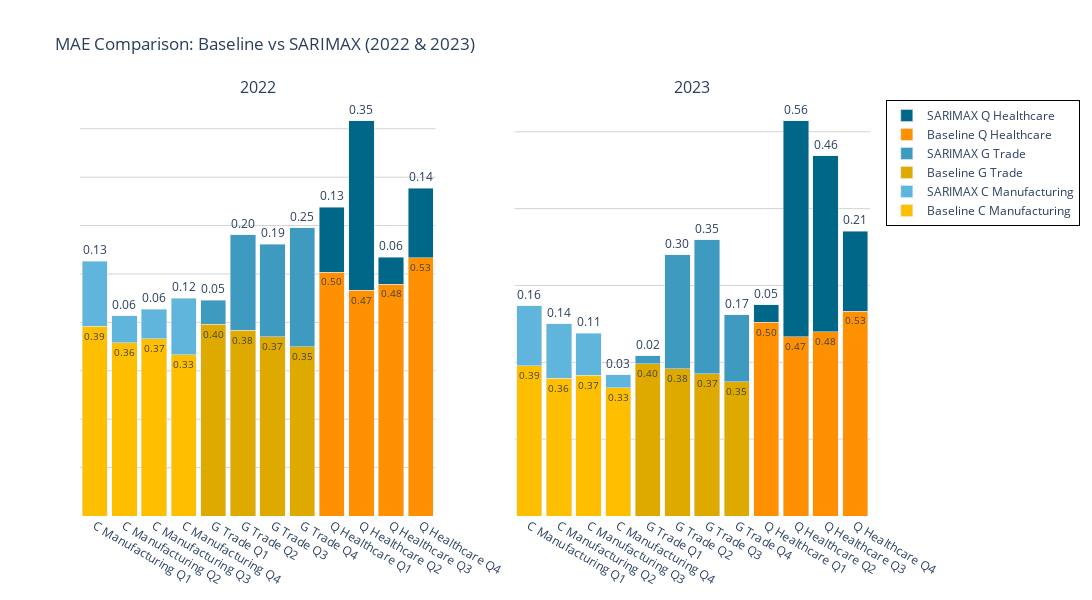

Notebook cell for this chart:
### Code cell
import pandas as pd
import plotly.subplots as sp
import plotly.graph_objects as go

# Load the dataset
file_path = r"C:\\Users\\c.hakker\\OneDrive - VISTA college\\Senior Stuff\\Opleiding Data science\\Data\\baseline-mean-errors-80072ned.xlsx"
data = pd.read_excel(file_path)

# Clean the dataset by identifying models
data['Model'] = data['sbi_title'].apply(lambda x: 'Baseline' if 'Baseline' in x else 'SARIMAX')
data['Cleaned_Branch'] = data['sbi_title'].str.replace("Baseline ", "").str.replace("SARIMAX ", "")

# Filter data for 2022 and 2023
filtered_data = data[data['Year'].isin([2022, 2023])]

# Define custom colors for each branch
sarimax_colors = {'C Manufacturing': '#5fb5db', 'G Trade': '#3f9abf', 'Q Healthcare': '#006789'}
baseline_colors = {'C Manufacturing': '#febf01', 'G Trade': '#deaa00', 'Q Healthcare': '#fe9001'}

# Initialize subplots with two vertical charts (2022 and 2023)
fig = sp.make_subplots(rows=1, cols=2, subplot_titles=("2022", "2023"))

# Track added models to avoid duplicate legend entries
added_legends = set()

# Loop through each year and correctly assign bars to the respective subplot column
for col, year in enumerate([2022, 2023], start=1):
    year_data = filtered_data[filtered_data['Year'] == year]
    year_data = year_data.groupby(['Cleaned_Branch', 'quarter', 'Model']).agg({'MAE': 'mean'}).reset_index()

    # Loop through each branch and quarter
    for branch in year_data['Cleaned_Branch'].unique():
        branch_data = year_data[year_data['Cleaned_Branch'] == branch]
        for quarter in range(1, 5):
            quarter_data = branch_data[branch_data['quarter'] == quarter]
            baseline_mae = quarter_data[quarter_data['Model'] == 'Baseline']['MAE'].mean()
            sarimax_mae = quarter_data[quarter_data['Model'] == 'SARIMAX']['MAE'].mean()

            # X-axis label
            x_label = f"{branch} Q{quarter}"

            # Add Baseline bar
            fig.add_trace(go.Bar(
                x=[x_label],
                y=[baseline_mae],
                name=f"Baseline {branch}" if f"Baseline {branch}" not in added_legends else None,
                marker_color=baseline_colors.get(branch, '#bbbbbb'),
                text=f"{baseline_mae:.2f}",
                textposition="outside",
                textangle=0,  # Horizontal text
                showlegend=f"Baseline {branch}" not in added_legends
            ), row=1, col=col)

            # Add SARIMAX bar
            fig.add_trace(go.Bar(
                x=[x_label],
                y=[sarimax_mae],
                name=f"SARIMAX {branch}" if f"SARIMAX {branch}" not in added_legends else None,
                marker_color=sarimax_colors.get(branch, '#bbbbbb'),
                text=f"{sarimax_mae:.2f}",
                textposition="outside",
                textangle=0,  # Horizontal text
                showlegend=f"SARIMAX {branch}" not in added_legends
            ), row=1, col=col)

            # Add to legends tracking set
            added_legends.add(f"Baseline {branch}")
            added_legends.add(f"SARIMAX {branch}")

# Update Y-axis settings for both subplots
fig.update_yaxes(showgrid=True, gridcolor="lightgrey", zeroline=False, title=None, showticklabels=False, row=1, col=1)
fig.update_yaxes(showgrid=True, gridcolor="lightgrey", zeroline=False, title=None, showticklabels=False, row=1, col=2)

# Update layout
fig.update_layout(
    title="MAE Comparison: Baseline vs SARIMAX (2022 & 2023)",
    barmode="stack",
    bargap=0.15,
    width=1200,
    height=600,
    showlegend=True,
    plot_bgcolor="white",
    paper_bgcolor="white",
    legend=dict(bordercolor="black", borderwidth=1)
)

# Show the plot
fig.show()

### Figure 1 — Plotly figure (JSON) as saved in the notebook; plotly's stock layout.template omitted (floating-point values rounded to 4 significant figures)
{"data": [{"marker": {"color": "#febf01"}, "name": "Baseline C Manufacturing", "showlegend": true, "text": "0.39", "textangle": 0, "textposition": "outside", "type": "bar", "x": ["C Manufacturing Q1"], "xaxis": "x", "y": [0.3916], "yaxis": "y"}, {"marker": {"color": "#5fb5db"}, "name": "SARIMAX C Manufacturing", "showlegend": true, "text": "0.13", "textangle": 0, "textposition": "outside", "type": "bar", "x": ["C Manufacturing Q1"], "xaxis": "x", "y": [0.1346], "yaxis": "y"}, {"marker": {"color": "#febf01"}, "showlegend": false, "text": "0.36", "textangle": 0, "textposition": "outside", "type": "bar", "x": ["C Manufacturing Q2"], "xaxis": "x", "y": [0.3583], "yaxis": "y"}, {"marker": {"color": "#5fb5db"}, "showlegend": false, "text": "0.06", "textangle": 0, "textposition": "outside", "type": "bar", "x": ["C Manufacturing Q2"], "xaxis": "x", "y": [0.0556], "yaxis": "y"}, {"marker": {"color": "#febf01"}, "showlegend": false, "text": "0.37", "textangle": 0, "textposition": "outside", "type": "bar", "x": ["C Manufacturing Q3"], "xaxis": "x", "y": [0.3666], "yaxis": "y"}, {"marker": {"color": "#5fb5db"}, "showlegend": false, "text": "0.06", "textangle": 0, "textposition": "outside", "type": "bar", "x": ["C Manufacturing Q3"], "xaxis": "x", "y": [0.0604], "yaxis": "y"}, {"marker": {"color": "#febf01"}, "showlegend": false, "text": "0.33", "textangle": 0, "textposition": "outside", "type": "bar", "x": ["C Manufacturing Q4"], "xaxis": "x", "y": [0.3333], "yaxis": "y"}, {"marker": {"color": "#5fb5db"}, "showlegend": false, "text": "0.12", "textangle": 0, "textposition": "outside", "type": "bar", "x": ["C Manufacturing Q4"], "xaxis": "x", "y": [0.1171], "yaxis": "y"}, {"marker": {"color": "#deaa00"}, "name": "Baseline G Trade", "showlegend": true, "text": "0.40", "textangle": 0, "textposition": "outside", "type": "bar", "x": ["G Trade Q1"], "xaxis": "x", "y": [0.3958], "yaxis": "y"}, {"marker": {"color": "#3f9abf"}, "name": "SARIMAX G Trade", "showlegend": true, "text": "0.05", "textangle": 0, "textposition": "outside", "type": "bar", "x": ["G Trade Q1"], "xaxis": "x", "y": [0.0502], "yaxis": "y"}, {"marker": {"color": "#deaa00"}, "showlegend": false, "text": "0.38", "textangle": 0, "textposition": "outside", "type": "bar", "x": ["G Trade Q2"], "xaxis": "x", "y": [0.3833], "yaxis": "y"}, {"marker": {"color": "#3f9abf"}, "showlegend": false, "text": "0.20", "textangle": 0, "textposition": "outside", "type": "bar", "x": ["G Trade Q2"], "xaxis": "x", "y": [0.1983], "yaxis": "y"}, {"marker": {"color": "#deaa00"}, "showlegend": false, "text": "0.37", "textangle": 0, "textposition": "outside", "type": "bar", "x": ["G Trade Q3"], "xaxis": "x", "y": [0.3708], "yaxis": "y"}, {"marker": {"color": "#3f9abf"}, "showlegend": false, "text": "0.19", "textangle": 0, "textposition": "outside", "type": "bar", "x": ["G Trade Q3"], "xaxis": "x", "y": [0.1905], "yaxis": "y"}, {"marker": {"color": "#deaa00"}, "showlegend": false, "text": "0.35", "textangle": 0, "textposition": "outside", "type": "bar", "x": ["G Trade Q4"], "xaxis": "x", "y": [0.35], "yaxis": "y"}, {"marker": {"color": "#3f9abf"}, "showlegend": false, "text": "0.25", "textangle": 0, "textposition": "outside", "type": "bar", "x": ["G Trade Q4"], "xaxis": "x", "y": [0.246], "yaxis": "y"}, {"marker": {"color": "#fe9001"}, "name": "Baseline Q Healthcare", "showlegend": true, "text": "0.50", "textangle": 0, "textposition": "outside", "type": "bar", "x": ["Q Healthcare Q1"], "xaxis": "x", "y": [0.5041], "yaxis": "y"}, {"marker": {"color": "#006789"}, "name": "SARIMAX Q Healthcare", "showlegend": true, "text": "0.13", "textangle": 0, "textposition": "outside", "type": "bar", "x": ["Q Healthcare Q1"], "xaxis": "x", "y": [0.1339], "yaxis": "y"}, {"marker": {"color": "#fe9001"}, "showlegend": false, "text": "0.47", "textangle": 0, "textposition": "outside", "type": "bar", "x": ["Q Healthcare Q2"], "xaxis": "x", "y": [0.4666], "yaxis": "y"}, {"marker": {"color": "#006789"}, "showlegend": false, "text": "0.35", "textangle": 0, "textposition": "outside", "type": "bar", "x": ["Q Healthcare Q2"], "xaxis": "x", "y": [0.3499], "yaxis": "y"}, {"marker": {"color": "#fe9001"}, "showlegend": false, "text": "0.48", "textangle": 0, "textposition": "outside", "type": "bar", "x": ["Q Healthcare Q3"], "xaxis": "x", "y": [0.4791], "yaxis": "y"}, {"marker": {"color": "#006789"}, "showlegend": false, "text": "0.06", "textangle": 0, "textposition": "outside", "type": "bar", "x": ["Q Healthcare Q3"], "xaxis": "x", "y": [0.056], "yaxis": "y"}, {"marker": {"color": "#fe9001"}, "showlegend": false, "text": "0.53", "textangle": 0, "textposition": "outside", "type": "bar", "x": ["Q Healthcare Q4"], "xaxis": "x", "y": [0.5333], "yaxis": "y"}, {"marker": {"color": "#006789"}, "showlegend": false, "text": "0.14", "textangle": 0, "textposition": "outside", "type": "bar", "x": ["Q Healthcare Q4"], "xaxis": "x", "y": [0.1437], "yaxis": "y"}, {"marker": {"color": "#febf01"}, "showlegend": false, "text": "0.39", "textangle": 0, "textposition": "outside", "type": "bar", "x": ["C Manufacturing Q1"], "xaxis": "x2", "y": [0.3916], "yaxis": "y2"}, {"marker": {"color": "#5fb5db"}, "showlegend": false, "text": "0.16", "textangle": 0, "textposition": "outside", "type": "bar", "x": ["C Manufacturing Q1"], "xaxis": "x2", "y": [0.1555], "yaxis": "y2"}, {"marker": {"color": "#febf01"}, "showlegend": false, "text": "0.36", "textangle": 0, "textposition": "outside", "type": "bar", "x": ["C Manufacturing Q2"], "xaxis": "x2", "y": [0.3583], "yaxis": "y2"}, {"marker": {"color": "#5fb5db"}, "showlegend": false, "text": "0.14", "textangle": 0, "textposition": "outside", "type": "bar", "x": ["C Manufacturing Q2"], "xaxis": "x2", "y": [0.1417], "yaxis": "y2"}, {"marker": {"color": "#febf01"}, "showlegend": false, "text": "0.37", "textangle": 0, "textposition": "outside", "type": "bar", "x": ["C Manufacturing Q3"], "xaxis": "x2", "y": [0.3666], "yaxis": "y2"}, {"marker": {"color": "#5fb5db"}, "showlegend": false, "text": "0.11", "textangle": 0, "textposition": "outside", "type": "bar", "x": ["C Manufacturing Q3"], "xaxis": "x2", "y": [0.1085], "yaxis": "y2"}, {"marker": {"color": "#febf01"}, "showlegend": false, "text": "0.33", "textangle": 0, "textposition": "outside", "type": "bar", "x": ["C Manufacturing Q4"], "xaxis": "x2", "y": [0.3333], "yaxis": "y2"}, {"marker": {"color": "#5fb5db"}, "showlegend": false, "text": "0.03", "textangle": 0, "textposition": "outside", "type": "bar", "x": ["C Manufacturing Q4"], "xaxis": "x2", "y": [0.0337], "yaxis": "y2"}, {"marker": {"color": "#deaa00"}, "showlegend": false, "text": "0.40", "textangle": 0, "textposition": "outside", "type": "bar", "x": ["G Trade Q1"], "xaxis": "x2", "y": [0.3958], "yaxis": "y2"}, {"marker": {"color": "#3f9abf"}, "showlegend": false, "text": "0.02", "textangle": 0, "textposition": "outside", "type": "bar", "x": ["G Trade Q1"], "xaxis": "x2", "y": [0.0219], "yaxis": "y2"}, {"marker": {"color": "#deaa00"}, "showlegend": false, "text": "0.38", "textangle": 0, "textposition": "outside", "type": "bar", "x": ["G Trade Q2"], "xaxis": "x2", "y": [0.3833], "yaxis": "y2"}, {"marker": {"color": "#3f9abf"}, "showlegend": false, "text": "0.30", "textangle": 0, "textposition": "outside", "type": "bar", "x": ["G Trade Q2"], "xaxis": "x2", "y": [0.2968], "yaxis": "y2"}, {"marker": {"color": "#deaa00"}, "showlegend": false, "text": "0.37", "textangle": 0, "textposition": "outside", "type": "bar", "x": ["G Trade Q3"], "xaxis": "x2", "y": [0.3708], "yaxis": "y2"}, {"marker": {"color": "#3f9abf"}, "showlegend": false, "text": "0.35", "textangle": 0, "textposition": "outside", "type": "bar", "x": ["G Trade Q3"], "xaxis": "x2", "y": [0.348], "yaxis": "y2"}, {"marker": {"color": "#deaa00"}, "showlegend": false, "text": "0.35", "textangle": 0, "textposition": "outside", "type": "bar", "x": ["G Trade Q4"], "xaxis": "x2", "y": [0.35], "yaxis": "y2"}, {"marker": {"color": "#3f9abf"}, "showlegend": false, "text": "0.17", "textangle": 0, "textposition": "outside", "type": "bar", "x": ["G Trade Q4"], "xaxis": "x2", "y": [0.1743], "yaxis": "y2"}, {"marker": {"color": "#fe9001"}, "showlegend": false, "text": "0.50", "textangle": 0, "textposition": "outside", "type": "bar", "x": ["Q Healthcare Q1"], "xaxis": "x2", "y": [0.5041], "yaxis": "y2"}, {"marker": {"color": "#006789"}, "showlegend": false, "text": "0.05", "textangle": 0, "textposition": "outside", "type": "bar", "x": ["Q Healthcare Q1"], "xaxis": "x2", "y": [0.0452], "yaxis": "y2"}, {"marker": {"color": "#fe9001"}, "showlegend": false, "text": "0.47", "textangle": 0, "textposition": "outside", "type": "bar", "x": ["Q Healthcare Q2"], "xaxis": "x2", "y": [0.4666], "yaxis": "y2"}, {"marker": {"color": "#006789"}, "showlegend": false, "text": "0.56", "textangle": 0, "textposition": "outside", "type": "bar", "x": ["Q Healthcare Q2"], "xaxis": "x2", "y": [0.562], "yaxis": "y2"}, {"marker": {"color": "#fe9001"}, "showlegend": false, "text": "0.48", "textangle": 0, "textposition": "outside", "type": "bar", "x": ["Q Healthcare Q3"], "xaxis": "x2", "y": [0.4791], "yaxis": "y2"}, {"marker": {"color": "#006789"}, "showlegend": false, "text": "0.46", "textangle": 0, "textposition": "outside", "type": "bar", "x": ["Q Healthcare Q3"], "xaxis": "x2", "y": [0.4584], "yaxis": "y2"}, {"marker": {"color": "#fe9001"}, "showlegend": false, "text": "0.53", "textangle": 0, "textposition": "outside", "type": "bar", "x": ["Q Healthcare Q4"], "xaxis": "x2", "y": [0.5333], "yaxis": "y2"}, {"marker": {"color": "#006789"}, "showlegend": false, "text": "0.21", "textangle": 0, "textposition": "outside", "type": "bar", "x": ["Q Healthcare Q4"], "xaxis": "x2", "y": [0.2073], "yaxis": "y2"}], "layout": {"annotations": [{"font": {"size": 16}, "showarrow": false, "text": "2022", "x": 0.225, "xanchor": "center", "xref": "paper", "y": 1, "yanchor": "bottom", "yref": "paper"}, {"font": {"size": 16}, "showarrow": false, "text": "2023", "x": 0.775, "xanchor": "center", "xref": "paper", "y": 1, "yanchor": "bottom", "yref": "paper"}], "bargap": 0.15, "barmode": "stack", "height": 600, "legend": {"bordercolor": "black", "borderwidth": 1}, "paper_bgcolor": "white", "plot_bgcolor": "white", "showlegend": true, "title": {"text": "MAE Comparison: Baseline vs SARIMAX (2022 & 2023)"}, "width": 1200, "xaxis": {"anchor": "y", "domain": [0, 0.45]}, "xaxis2": {"anchor": "y2", "domain": [0.55, 1]}, "yaxis": {"anchor": "x", "domain": [0, 1], "gridcolor": "lightgrey", "showgrid": true, "showticklabels": false, "title": {}, "zeroline": false}, "yaxis2": {"anchor": "x2", "domain": [0, 1], "gridcolor": "lightgrey", "showgrid": true, "showticklabels": false, "title": {}, "zeroline": false}}}
